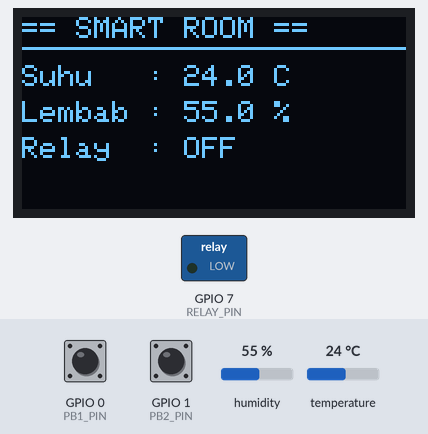
A sketch run on a simulated ESP32-S3. On the bench: 128×64 one-colour display, switched loads named in the sketch (green lamp = pin HIGH). The test bench sets the inputs (shaded band); at power-on: GPIO 0 (PB1_PIN) HIGH, GPIO 1 (PB2_PIN) HIGH, humidity 55 %, temperature 24 °C. WiFi joins after 1.5 s; servers stay silent unless stated; what the sketch prints to the serial monitor is not drawn.

Above: at 7.4 s.
7.5 s: GPIO 0 (PB1_PIN) pulled LOW for 0.15 s
At 7.9 s:
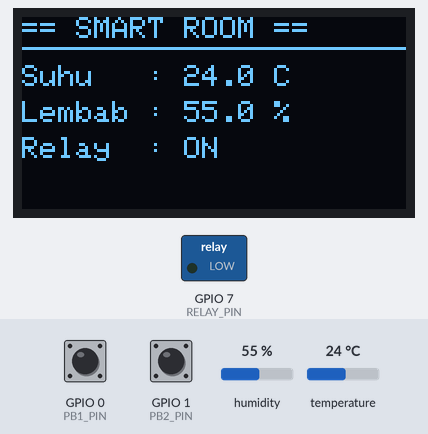
9.1 s: GPIO 1 (PB2_PIN) pulled LOW for 0.15 s
At 10.3 s:
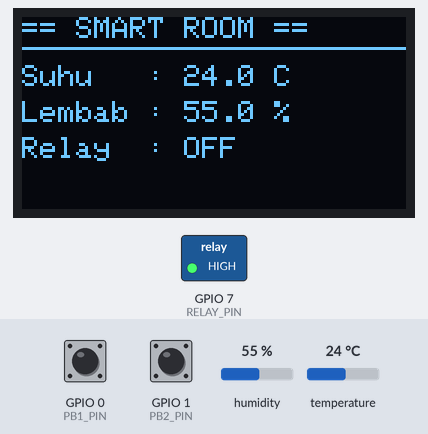
10.7 s: humidity set to 22 %
At 12.2 s:
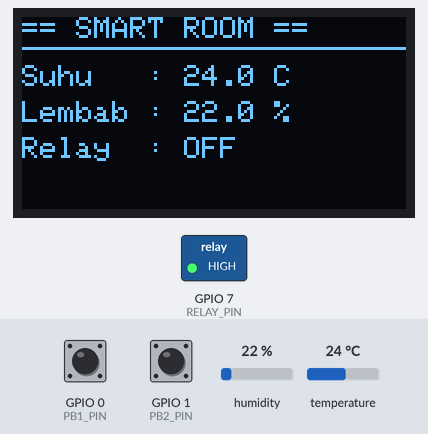
13.3 s: temperature set to 12 °C
At 17.2 s:
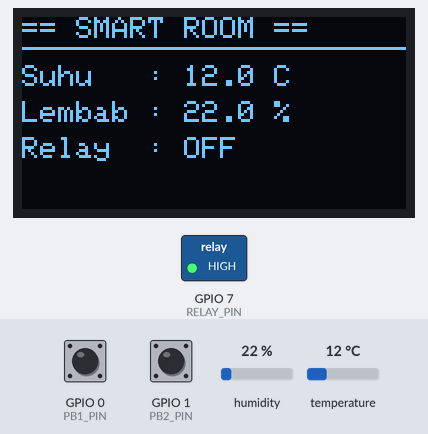
18.3 s: GPIO 0 (PB1_PIN) pulled LOW for 1 s
At 18.9 s:
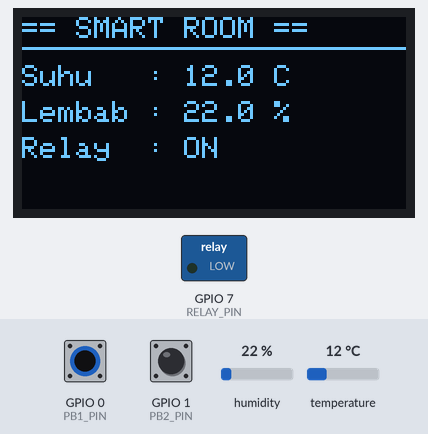
20.8 s: humidity set to 40 %
At 22.2 s:
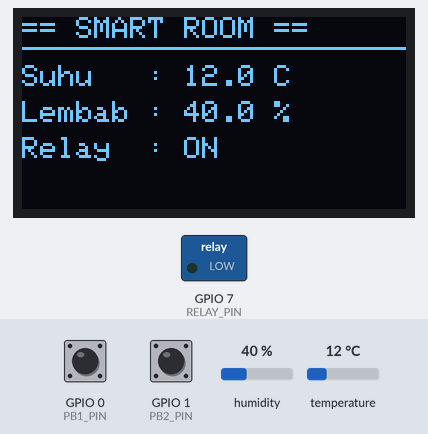
Timing chart, 0 to 23.8 s (numbered marks = the images above; inputs shaded):
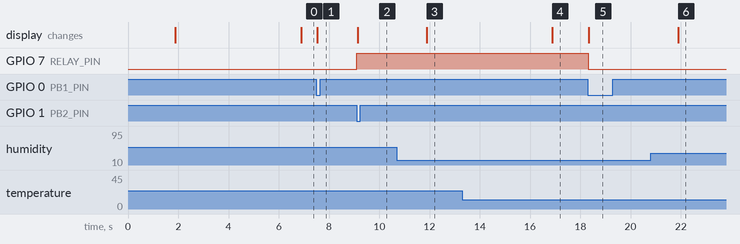

Measured:
- after the input at 7.5 s, the display: changes at once (image 1)
- after the input at 9.1 s, GPIO 7 (RELAY_PIN): LOW → HIGH at once; the display: changes at once (image 2)
- after the input at 10.7 s, the display: changes after 1.2 s (image 3)
- after the input at 13.3 s, the display: changes after 3.6 s (image 4)
- after the input at 18.3 s, GPIO 7 (RELAY_PIN): HIGH → LOW at once; the display: changes at once (image 5)
- after the input at 20.8 s, the display: changes after 1.1 s (image 6)

The sketch:

smart-room-sd.ino
```cpp
// Blynk Credentials
#define BLYNK_TEMPLATE_ID "your_template_id"
#define BLYNK_TEMPLATE_NAME "Smart Room SD"
#define BLYNK_AUTH_TOKEN "your_auth_token"

#include <WiFi.h>
#include <WiFiClient.h>
#include <BlynkSimpleEsp32.h>
#include "DHT.h"
#include <Wire.h>
#include <Adafruit_GFX.h>
#include <Adafruit_SSD1306.h>

#define BLYNK_FIRMWARE_VERSION "0.1.0"
#define BLYNK_PRINT Serial
// #define BLYNK_DEBUG
// #define APP_DEBUG

// WiFi Credentials
char ssid[33] = "your_wifi_ssid";
char pass[65] = "your_wifi_password";

// Pinout & Constants
#define DHT_PIN 3
#define RELAY_PIN 7
#define DHTTYPE DHT22
#define PB1_PIN 0
#define PB2_PIN 1
#define OLED_SDA 8
#define OLED_SCL 9
#define SEND_INTERVAL 5000L

// Virtual Pin Blynk
#define VPIN_TEMP V0 // Temperature
#define VPIN_HUMIDITY V1 // Humidity
#define VPIN_RELAY V2 // Relay Control

// Global Variables
float temp, hum;
int relayState = 0;
bool relayActiveLow = true; // Relay active LOW

// Class Declaration
BlynkTimer timer;
DHT dht(DHT_PIN, DHTTYPE);
Adafruit_SSD1306 display(128, 64, &Wire, -1);

// Controlling Relay
BLYNK_WRITE(VPIN_RELAY) {
  relayState = param.asInt();

  if (relayState == 1) {
    Serial.println("Relay ON via Blynk");
    digitalWrite(RELAY_PIN, relayActiveLow ? LOW : HIGH);
    Serial.print("relayState = ");
    Serial.println(relayState);
  } else {
    Serial.println("Relay OFF via Blynk");
    digitalWrite(RELAY_PIN, relayActiveLow ? HIGH : LOW);
    Serial.print("relayState = ");
    Serial.println(relayState);
  }

  // Update OLED
  updateOLED();
}

// Update OLED Display
void updateOLED() {
  display.clearDisplay();
  display.setTextSize(1);
  display.setTextColor(SSD1306_WHITE);

  display.setCursor(0, 0);
  display.println("== SMART ROOM ==");
  display.drawLine(0, 10, 128, 10, SSD1306_WHITE);

  display.setCursor(0, 16);
  display.print("Suhu   : ");
  if (isnan(temp)) {
    display.println("-- C (error)");
  } else {
    display.print(temp, 1);
    display.println(" C");
  }

  display.setCursor(0, 28);
  display.print("Lembab : ");
  if (isnan(hum)) {
    display.println("-- % (error)");
  } else {
    display.print(hum, 1);
    display.println(" %");
  }

  display.setCursor(0, 40);
  display.print("Relay  : ");
  display.println(relayState ? "ON" : "OFF");

  display.display();
}

void handleManualButtons() {
  static bool lastPb1State = HIGH;
  static bool lastPb2State = HIGH;
  static unsigned long lastDebounceTime = 0;

  unsigned long now = millis();
  if (now - lastDebounceTime < 50) {
    return;
  }
  lastDebounceTime = now;

  bool pb1State = digitalRead(PB1_PIN);
  bool pb2State = digitalRead(PB2_PIN);

  if (pb1State != lastPb1State) {
    lastPb1State = pb1State;
    if (pb1State == LOW) {
      Serial.println("Relay ON via PB1");
      digitalWrite(RELAY_PIN, relayActiveLow ? LOW : HIGH);
      relayState = 1;

      // Sync with Blynk app
      Blynk.virtualWrite(VPIN_RELAY, relayState);

      // Update OLED
      updateOLED();
    }
  }

  if (pb2State != lastPb2State) {
    lastPb2State = pb2State;
    if (pb2State == LOW) {
      Serial.println("Relay OFF via PB2");
      digitalWrite(RELAY_PIN, relayActiveLow ? HIGH : LOW);
      relayState = 0;

      // Sync with Blynk app
      Blynk.virtualWrite(VPIN_RELAY, relayState);

      // Update OLED
      updateOLED();
    }
  }
}

// Monitoring Temperature & Humidity
void monitoring() {
  // Read Sensor
  temp = dht.readTemperature();
  hum = dht.readHumidity();
  if (isnan(hum) || isnan(temp)) {
    Serial.println("Failed to read DHT sensor!");
    return;
  }

  // Debug
  Serial.println("Temperature = " + String(temp) + " C");
  Serial.println("Humidity = " + String(hum) + " %");

  // Send Data
  Blynk.virtualWrite(VPIN_TEMP, temp);
  Blynk.virtualWrite(VPIN_HUMIDITY, hum);

  // Update OLED
  updateOLED();
}

void setup() {
  // Initialize serial communication
  Serial.begin(115200);

  // Push Button Setup
  pinMode(PB1_PIN, INPUT_PULLUP);
  pinMode(PB2_PIN, INPUT_PULLUP);

  // Relay Setup
  pinMode(RELAY_PIN, OUTPUT);

  // DHT Setup
  dht.begin();

  // OLED Setup
  Wire.begin(OLED_SDA, OLED_SCL);
  if(!display.begin(SSD1306_SWITCHCAPVCC, 0x3C)) {
    Serial.println("OLED tidak terdeteksi, cek wiring I2C!");
  }
  display.clearDisplay();
  display.setTextColor(SSD1306_WHITE);
  display.setCursor(0, 20);
  display.println("Menghubungkan WiFi...");
  display.display();

  // Blynk Setup
  Serial.println("Connect to Blynk");
  WiFi.begin(ssid, pass);
  WiFi.setTxPower(WIFI_POWER_8_5dBm);
  Blynk.begin(BLYNK_AUTH_TOKEN, ssid, pass);
  timer.setInterval(SEND_INTERVAL, monitoring);

  // Initial OLED Update
  updateOLED();
}

void loop() {
  Blynk.run();
  timer.run();
  handleManualButtons();
}
```
